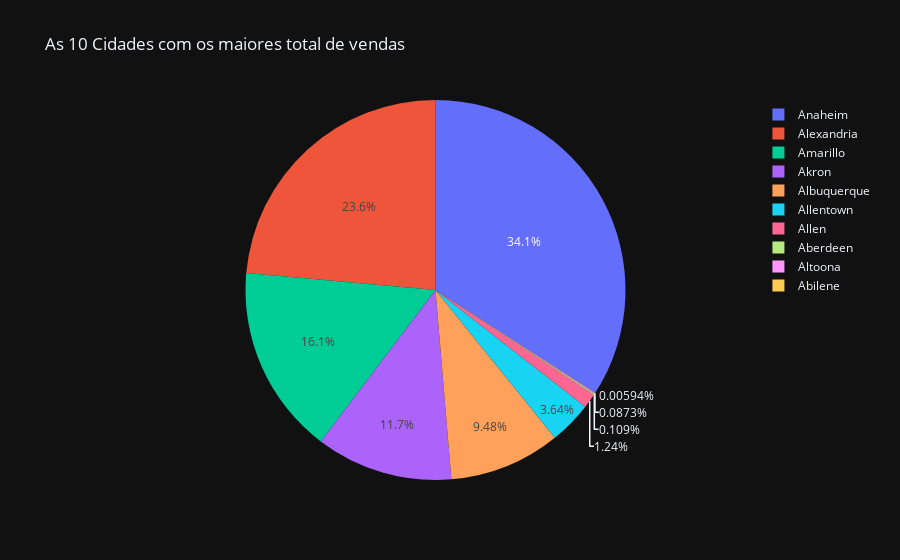

This figure's notebook cell:
### Code cell
fig2 = px.pie(df5,values='Sales',names=df5.index,title='As 10 Cidades com os maiores total de vendas',template='plotly_dark')
fig2.show()

### Figure 1 — Plotly figure (JSON) as saved in the notebook; plotly's stock layout.template omitted (floating-point values rounded to 4 significant figures)
{"data": [{"domain": {"x": [0, 1], "y": [0, 1]}, "hovertemplate": "City=%{label}<br>Sales=%{value}<extra></extra>", "labels": ["Anaheim", "Alexandria", "Amarillo", "Akron", "Albuquerque", "Allentown", "Allen", "Aberdeen", "Altoona", "Abilene"], "legendgroup": "", "name": "", "showlegend": true, "type": "pie", "values": [7987.0, 5520.0, 3773.0, 2730.0, 2220.0, 853.3, 290.2, 25.5, 20.45, 1.392]}], "layout": {"autosize": true, "legend": {"tracegroupgap": 0}, "title": {"text": "As 10 Cidades com os maiores total de vendas"}}}
